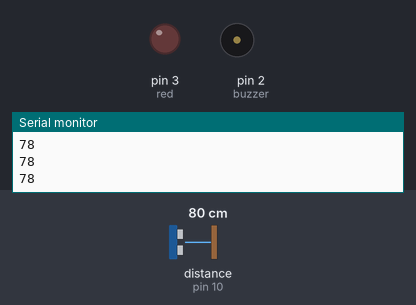
This sketch was run on a simulated Arduino Uno, built with avr-gcc and run on an emulated ATmega328P. Shown: output pins drawn as LEDs (lit = HIGH), buzzer (waves = sounding, pin HIGH), the last lines printed to the serial monitor. Wiring (inferred from the names in the program): ultrasonic range finder: trigger pin 9; echo pin 10. Inputs (shaded band) come from the test bench; at power-on: distance to the obstacle (sensor on pin 10) 80 cm. The echo pulse lasts 58.3 µs per cm; pins used as bus, display or sensor lines are not drawn.

Above: at 1.2 s.
1.3 s: distance to the obstacle (sensor on pin 10) set to 12 cm
2.8 s: distance to the obstacle (sensor on pin 10) set to 9 cm
At 3.4 s:
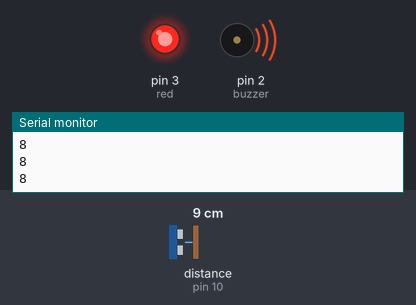
4.3 s: distance to the obstacle (sensor on pin 10) set to 18 cm
At 4.6 s:
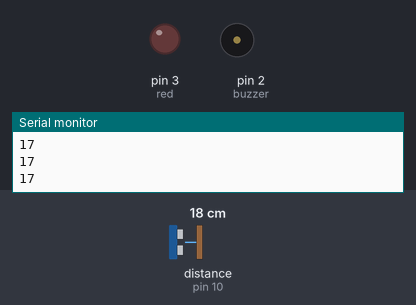
5.8 s: distance to the obstacle (sensor on pin 10) set to 2 cm
At 7.0 s:
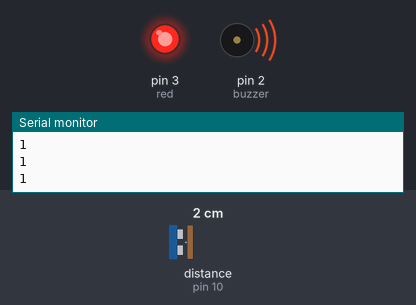
Timing chart, 0 to 8.3 s (numbered marks = the images above; inputs shaded):
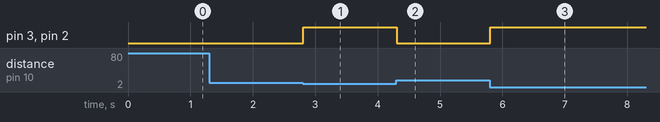

Measured:
- the behaviour switches between 11 and 10 cm on distance to the obstacle (sensor on pin 10) (found by bisection; images 0 and 1)
- after the input at 2.8 s, pin 3 (red), pin 2 (buzzer): LOW → HIGH at once
- after the input at 4.3 s, pin 3 (red), pin 2 (buzzer): HIGH → LOW at once
- after the input at 5.8 s, pin 3 (red), pin 2 (buzzer): LOW → HIGH at once

The sketch:

Ultrasinic_with_buzzer.ino
```cpp
const int trigPin = 9;
const int echoPin = 10;

const int buzzer = 2;
const int red = 3;

long duration;
int distance;

void setup() {
  pinMode(trigPin, OUTPUT);
  pinMode(echoPin, INPUT);

  pinMode(buzzer, OUTPUT);
  pinMode(red, OUTPUT);

  Serial.begin(9600);


}

void loop() {

  digitalWrite(trigPin, HIGH);
  delayMicroseconds(10);
  digitalWrite(trigPin, LOW);

  duration = pulseIn(echoPin, HIGH);
  distance = duration*0.034/2;

  Serial.println(distance);
  if (distance  < 10){
    digitalWrite(buzzer, HIGH);
    digitalWrite(red, HIGH);
  } else {
    digitalWrite(buzzer, LOW);
    digitalWrite(red, LOW);
  }

}
```
